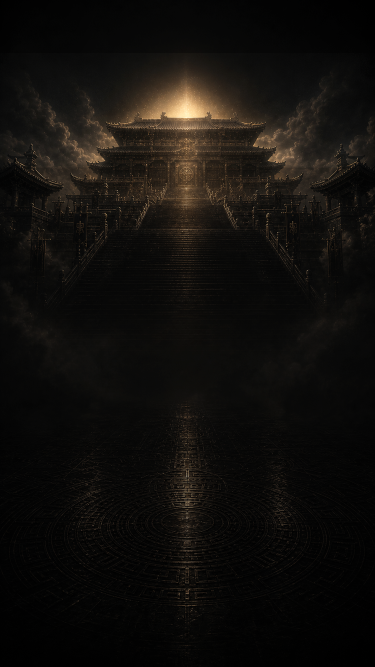
#> input picture assets/ImagesLuck/大厅/大厅背景.png, 750 x 1334 px (shown at 1/2 size)
$ python generate_qin_ranking_skin.py
#> lines starting #> are read from the running program, lines starting #| are printed output that depends on the picture
#!/usr/bin/env python3
"""Generate the black-gold Qin skin used by Prefabs/排行榜.

The script overwrites the existing PNG files in place so Creator keeps every
SpriteFrame UUID and serialized reference.  It deliberately does not touch
prefabs, meta files, node names, toggles, or ranking semantics.
"""

from __future__ import annotations

import json
import math
from pathlib import Path

import numpy as np
from PIL import Image, ImageChops, ImageDraw, ImageEnhance, ImageFilter, ImageFont, ImageOps


ROOT = Path(__file__).resolve().parents[1]
RANKING = ROOT / "assets" / "ImagesLuck" / "排行榜"
COMMON = ROOT / "assets" / "ImagesLuck" / "公用"
COMMON1 = ROOT / "assets" / "ImagesLuck" / "公用1"
KK_COMMON = ROOT / "assets" / "imagesKK" / "公用"
HALL = ROOT / "assets" / "ImagesLuck" / "大厅"
ART = ROOT / "art_sources" / "ranking"

TROPHY_SOURCE = ART / "qin_ranking_trophy_source.png"
HALL_BACKGROUND = HALL / "大厅背景.png"

PING = ROOT / "assets" / "font" / "PingFF.ttf"
SONGTI = Path("/System/Library/Fonts/Supplemental/Songti.ttc")
LATIN = Path("/System/Library/Fonts/Supplemental/Times New Roman Bold.ttf")

GOLD_HI = (255, 240, 190, 255)
GOLD = (220, 166, 75, 255)
GOLD_MID = (163, 101, 31, 255)
GOLD_DARK = (76, 43, 15, 255)
IVORY = (242, 226, 188, 255)
OBSIDIAN = (7, 7, 6, 250)
S = 4


def font(path: Path, size: float, index: int = 0) -> ImageFont.FreeTypeFont:
    return ImageFont.truetype(str(path), round(size * S), index=index)


def gradient(size: tuple[int, int], top: tuple[int, ...], bottom: tuple[int, ...]) -> Image.Image:
    mode = "RGBA" if len(top) == 4 else "RGB"
    column = Image.new(mode, (1, size[1]))
    values = []
    for y in range(size[1]):
        t = y / max(1, size[1] - 1)
        values.append(tuple(round(top[i] * (1 - t) + bottom[i] * t) for i in range(len(top))))
    column.putdata(values)
    return column.resize(size)


# [78 lines left out: functions center_text, text_mask, metal_text, meta_trim, constrain_alpha_to_meta, not called in this run]


def save(path: Path, image: Image.Image, rgb: bool = False) -> Path:
    image = image.convert("RGB" if rgb else "RGBA")
    if not rgb:
        image = constrain_alpha_to_meta(path, image)
    image.save(path, optimize=True)
    return path


def make_background() -> Path:
    source = Image.open(HALL_BACKGROUND).convert("RGB")
#> source is the input picture: PIL image 750x1334 RGB; mean R, G, B 17.2, 15, 12.3
    source = ImageOps.fit(source, (750, 1334), Image.Resampling.LANCZOS)
    source = ImageEnhance.Color(source).enhance(0.42)
    source = ImageEnhance.Brightness(source).enhance(0.43)
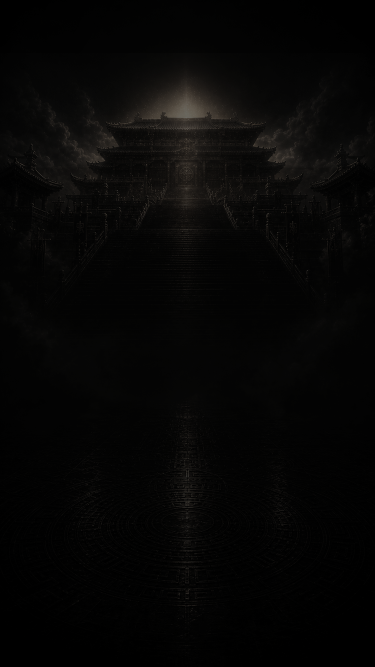
#> source: PIL image 750x1334 RGB (shown at 1/2 size); mean R, G, B 6.4, 6, 5.5
    source = source.filter(ImageFilter.GaussianBlur(9)).convert("RGBA")
#> source: PIL image 750x1334 RGBA

    shade = gradient((750, 1334), (4, 4, 4, 120), (6, 5, 4, 218))
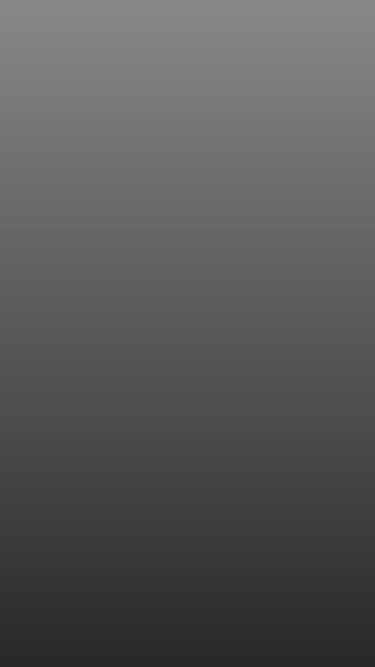
#> shade: PIL image 750x1334 RGBA (shown at 1/2 size); mean R, G, B, A 4.5, 3.9, 3.4, 169; transparent parts drawn white
    source.alpha_composite(shade)
    ornament = Image.new("RGBA", source.size, (0, 0, 0, 0))
#> ornament: PIL image 750x1334 RGBA; every value is 0
    draw = ImageDraw.Draw(ornament)

    # Quiet bronze geometry: visible enough to feel designed, subdued enough for text-heavy screens.
    cx, cy = 375, 790
    for radius, alpha in ((332, 18), (270, 24), (212, 28), (154, 21)):
        draw.ellipse((cx - radius, cy - radius, cx + radius, cy + radius), outline=(184, 116, 35, alpha), width=1)
    for angle in range(0, 360, 30):
        rad = math.radians(angle)
        x1, y1 = cx + math.cos(rad) * 145, cy + math.sin(rad) * 145
        x2, y2 = cx + math.cos(rad) * 330, cy + math.sin(rad) * 330
        draw.line((x1, y1, x2, y2), fill=(174, 105, 30, 18), width=1)
    for inset in (24, 42):
        draw.line((inset, 118, inset, 1210), fill=(160, 97, 29, 25), width=1)
        draw.line((750 - inset, 118, 750 - inset, 1210), fill=(160, 97, 29, 25), width=1)
    draw.line((74, 1148, 676, 1148), fill=(210, 153, 66, 23), width=1)
    source.alpha_composite(ornament)
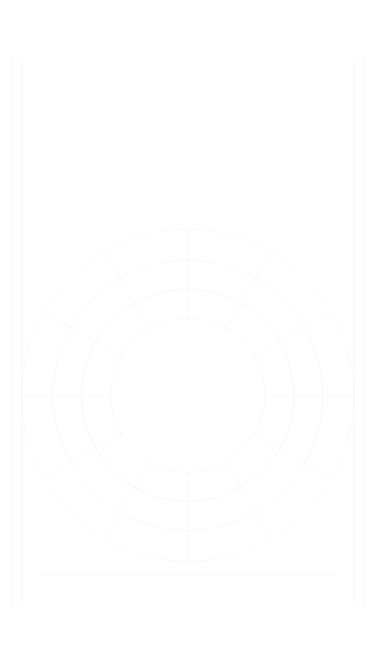
#> ornament: PIL image 750x1334 RGBA (shown at 1/2 size); mean R, G, B, A 2.2, 1.4, 0.4, 0.3; transparent parts drawn white

    vignette = Image.new("L", source.size, 225)
#> vignette: PIL image 750x1334 L; every value is 225
    vd = ImageDraw.Draw(vignette)
    vd.ellipse((-160, 20, 910, 1420), fill=0)
    vignette = vignette.filter(ImageFilter.GaussianBlur(125))
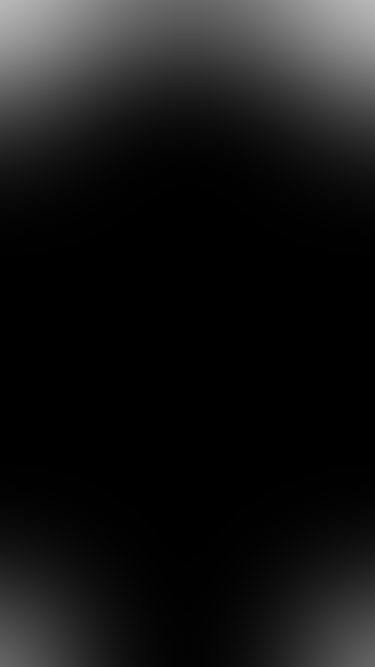
#> vignette: PIL image 750x1334 L (shown at 1/2 size); min 0, max 185, mean 22.5
    edge = Image.new("RGBA", source.size, (0, 0, 0, 0))
    edge.putalpha(vignette.point(lambda p: round(p * 0.55)))
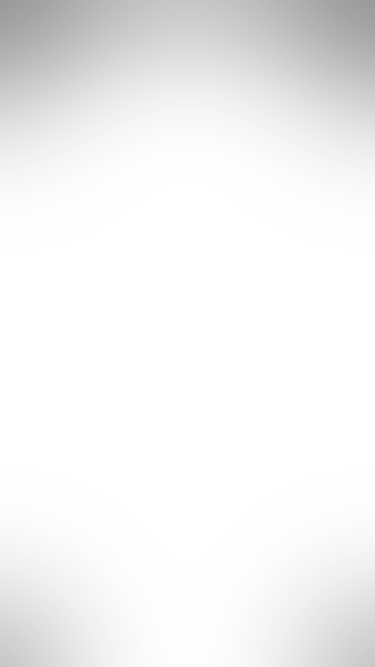
#> edge: PIL image 750x1334 RGBA (shown at 1/2 size); mean R, G, B, A 0, 0, 0, 12.4; transparent parts drawn white
    source.alpha_composite(edge)
    return save(COMMON / "背景.png", source, rgb=True)


# [13 lines left out: function white_to_alpha, not called in this run]


def make_trophy() -> Path:
#> (the run stopped early here; a loop or call above may not have finished)
